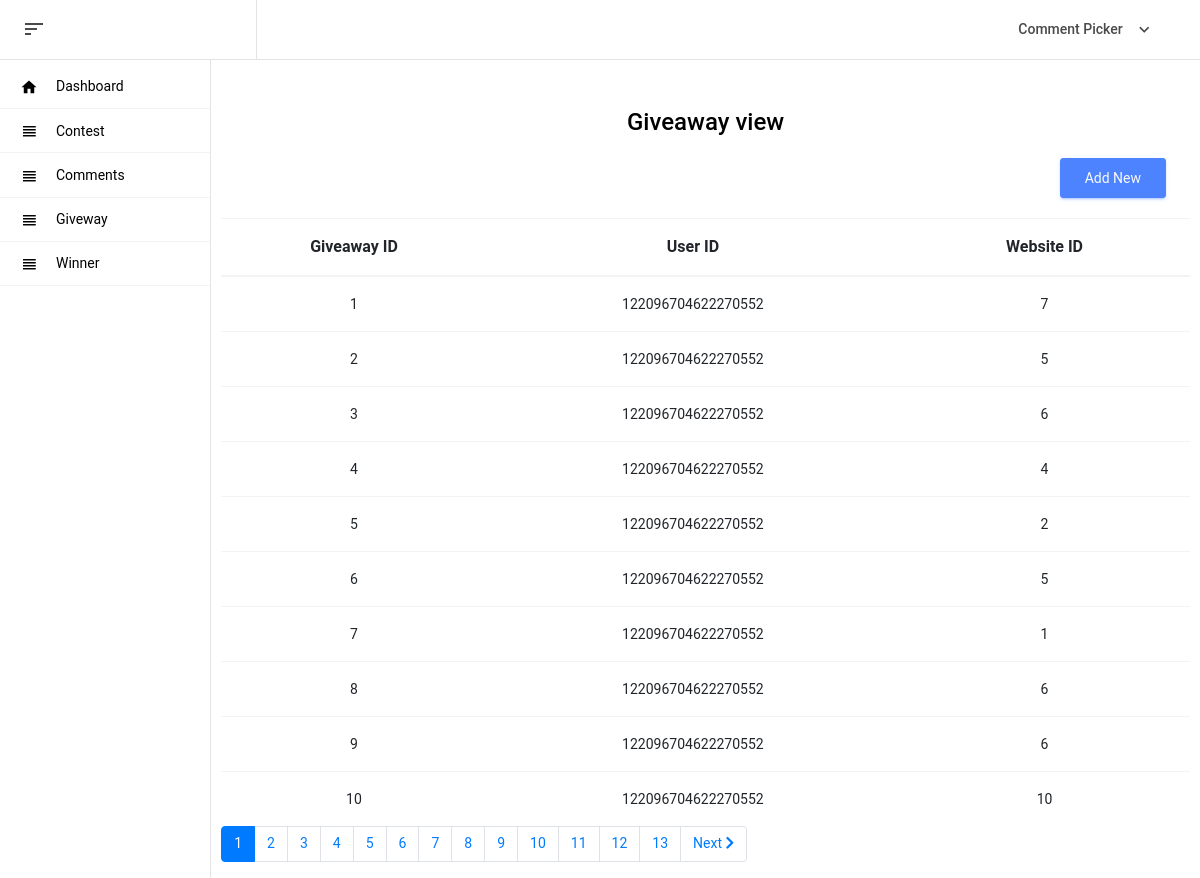
The page /giveaway.php (signed in) on the database its author committed.
### tables this page shows
CREATE TABLE `comment_picker_giveaway` (
  `comment_picker_giveaway_id` int(11) NOT NULL,
  `giveaway_hash` varchar(8) NOT NULL,
  `user_id` varchar(40) NOT NULL,
  `website_id` int(11) DEFAULT NULL,
  `giveaway_logo_path` varchar(255) NOT NULL,
  `created_at` timestamp NOT NULL DEFAULT current_timestamp()
);

### giveaway.php (the view, shortened to what this page needs)
<!DOCTYPE html>
<html lang="en">
<head>
  <link rel="stylesheet" href="https://cdnjs.cloudflare.com/ajax/libs/font-awesome/5.15.4/css/all.min.css">
  <link rel="stylesheet" href="https://stackpath.bootstrapcdn.com/bootstrap/4.5.2/css/bootstrap.min.css">
  <link rel="stylesheet" href="vendors/mdi/css/materialdesignicons.min.css">
  <link rel="stylesheet" href="css/style.css">
</head>
<body>
<div class="container-scroller">
  <div class="text-center">
    <?php include 'include/index.php'; ?>
    <div class="container-fluid page-body-wrapper">
      <?php include 'include/leftsidenav.php'; ?>
      <div class="container contest-container">
        <h3 class="mb-4">Giveaway view</h3>
        <div class="row justify-content-center">
          <div class="col-md-12 text-right">
            <a class="text-light btn btn-primary mr-4" style="text-decoration: none;" href="create_contest.php">Add New</a>
          </div>
        </div>
        <div class="row justify-content-center">
          <div class="col-md-12">
            <table class="table contest-table">
                <tr>
                  <th>Giveaway ID</th>
                  <th>User ID</th>
                  <th>Website ID</th>
                </tr>
              <tbody>
                <?php
                $limit = 10;
                $page = isset($_GET['page']) ? $_GET['page'] : 1;
                $start = ($page - 1) * $limit;
                $sql = "SELECT `comment_picker_giveaway_id`, `giveaway_hash`, `user_id`, `website_id`, `giveaway_logo_path`, `created_at` FROM `comment_picker_giveaway` LIMIT $start, $limit";
                $result = $conn->query($sql);
                if ($result->num_rows > 0) {
                    while($row = $result->fetch_assoc()) {
                        echo '<tr>
                            <td>' . $row["comment_picker_giveaway_id"] . '</td>
                            <td>' . $row["user_id"] . '</td>
                            <td>' . $row["website_id"] . '</td>
                        </tr>';
                    }
                } else {
                    echo '<tr>
                            <td colspan="3" class="text-center">No comments available.</td>
                          </tr>';
                }
                $sql_count = "SELECT COUNT(*) AS total FROM `comment_picker_giveaway`";
                $result_count = $conn->query($sql_count);
                $row_count = $result_count->fetch_assoc();
                $total_pages = ceil($row_count["total"] / $limit);
                ?>
              </tbody>
            </table>
          </div>
        </div>
        <div class="row justify-content-center align-items-center">
          <div class="col-md-12">
            <ul class="pagination text-center">
              <?php
              for ($i = 1; $i <= $total_pages; $i++) {
                  echo '<li class="page-item '.($page == $i ? 'active' : '').'"><a class="page-link" href="?page='.$i.'">'.$i.'</a></li>';
              }
              if ($page < $total_pages) {
                  echo '<li class="page-item"><a class="page-link" href="?page='.($page + 1).'">Next <i class="fas fa-chevron-right"></i></a></li>';
              }
              ?>
            </ul>
          </div>
        </div>
      </div>
    </div>
  </div>
</div>
</body>
</html>

### include/index.php (shortened to what this page needs)
<nav class="navbar col-lg-12 col-12 p-0 fixed-top d-flex flex-row">
      <div class="navbar-brand-wrapper d-flex justify-content-center">
        <div class="navbar-brand-inner-wrapper d-flex justify-content-between align-items-center w-100">
          <button class="navbar-toggler navbar-toggler align-self-center" type="button" data-toggle="minimize">
            <span class="mdi mdi-sort-variant"></span>
          </button>
        </div>
      </div>
      <div class="navbar-menu-wrapper d-flex align-items-center justify-content-end">
        <ul class="navbar-nav navbar-nav-right">
          <li class="nav-item nav-profile dropdown">
            <a class="nav-link dropdown-toggle" href="#" data-toggle="dropdown" id="profileDropdown">
              <span class="nav-profile-name">Comment Picker</span>
            </a>
          </li>
        </ul>
      </div>
</nav>

### include/leftsidenav.php
<nav class="sidebar sidebar-offcanvas" id="sidebar">
  <ul class="nav">
    <li class="nav-item">
      <a class="nav-link" href="./dashboard.php">
        <i class="mdi mdi-home menu-icon"></i>
        <span class="menu-title">Dashboard</span>
      </a>
    </li>
    <li class="nav-item">
      <a class="nav-link" href="view_contest.php">
        <i class="mdi mdi-view-headline menu-icon"></i>
        <span class="menu-title">Contest</span>
      </a>
    </li>
    <li class="nav-item">
      <a class="nav-link" href="comment.php">
        <i class="mdi mdi-view-headline menu-icon"></i>
        <span class="menu-title">Comments</span>
      </a>
    </li>
    <li class="nav-item">
      <a class="nav-link" href="giveaway.php">
        <i class="mdi mdi-view-headline menu-icon"></i>
        <span class="menu-title">Giveway</span>
      </a>
    </li>
    <li class="nav-item">
      <a class="nav-link" href="winner.php">
        <i class="mdi mdi-view-headline menu-icon"></i>
        <span class="menu-title">Winner</span>
      </a>
    </li>
  </ul>
</nav>

### giveaway.php (style rules this page uses)
.contest-container { margin-top: 50px; }
.contest-table { margin-top: 20px; }
.contest-table th:first-child, .contest-table td:first-child { padding-left: 5px; padding-right: 5px; }
.contest-table th:nth-child(2), .contest-table td:nth-child(2) { padding-left: 5px; padding-right: 5px; }

### rows shown on the page
comment_picker_giveaway: comment_picker_giveaway_id "1", user "122096704622270552", website "7"
comment_picker_giveaway: comment_picker_giveaway_id "2", user "122096704622270552", website "5"
comment_picker_giveaway: comment_picker_giveaway_id "3", user "122096704622270552", website "6"
comment_picker_giveaway: comment_picker_giveaway_id "4", user "122096704622270552", website "4"
comment_picker_giveaway: comment_picker_giveaway_id "5", user "122096704622270552", website "2"
comment_picker_giveaway: comment_picker_giveaway_id "6", user "122096704622270552", website "5"
comment_picker_giveaway: comment_picker_giveaway_id "7", user "122096704622270552", website "1"
comment_picker_giveaway: comment_picker_giveaway_id "8", user "122096704622270552", website "6"
comment_picker_giveaway: comment_picker_giveaway_id "9", user "122096704622270552", website "6"
comment_picker_giveaway: comment_picker_giveaway_id "10", user "122096704622270552", website "10"
